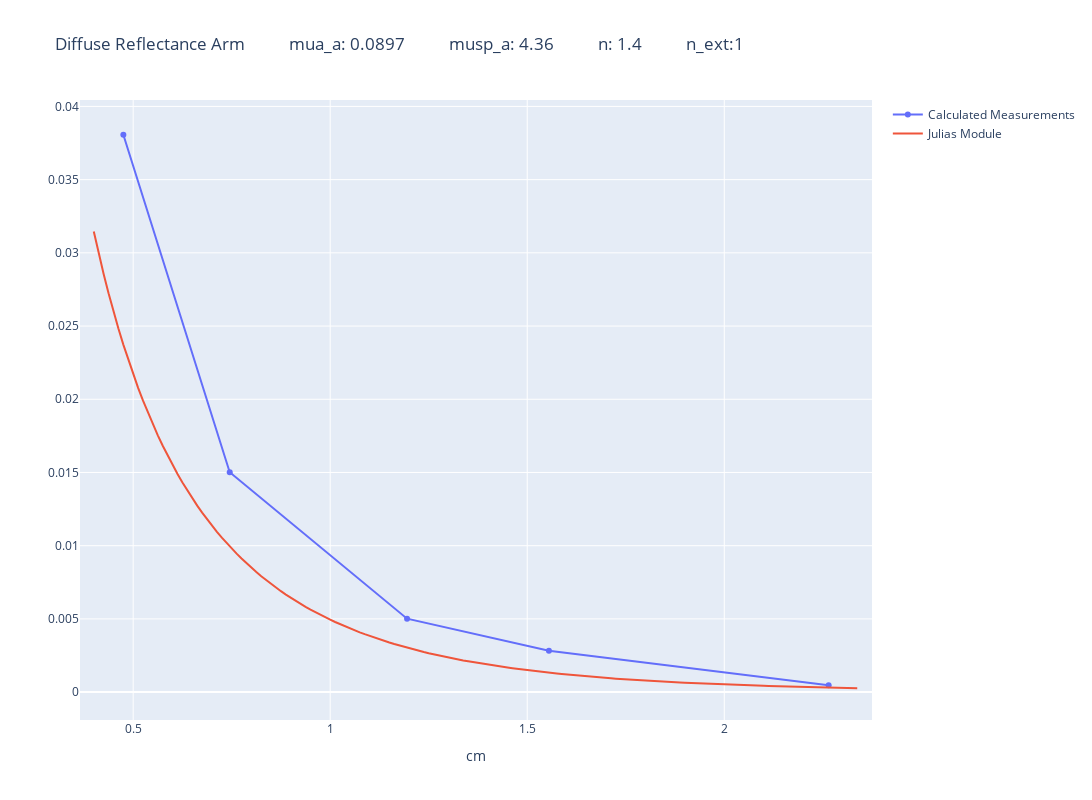

Notebook cell for this chart:
### Code cell
reflectance_h = go.Figure()
rho = np.arange(0.4,2.35,0.0125)

mua_a = 0.0897; musp_a = 4.36; n= 1.4; n_ext = 1;


result_a = model_ss(rho, mua_a, musp_a, n, n_ext)
result_a = np.abs(result_a)

reflectance_h.add_trace(go.Scatter(x = distance_, y = diff_r_measurements_a, name = 'Calculated Measurements',showlegend=True))
reflectance_h.add_trace(go.Scatter(x = rho, y = (result_a/(2*np.pi)), name = 'Julias Module',showlegend=True))

#reflectance_h.update_yaxes(type="log")

reflectance_h.update_layout(autosize=False,width=1500,height=800,title = "Diffuse Reflectance Arm           mua_a: "+str(mua_a)+"           musp_a: "+str(musp_a)+"           n: "+str(n)+"           n_ext:"+str(n_ext) , yaxis_title= '', xaxis_title = 'cm')

### Figure 1 — Plotly figure (JSON) as saved in the notebook; plotly's stock layout.template omitted (floating-point values rounded to 4 significant figures; data arrays with more than 128 entries replaced by an {"elided": "..."} marker saying what was removed)
{"data": [{"name": "Calculated Measurements", "showlegend": true, "type": "scatter", "x": [0.475, 0.745, 1.195, 1.555, 2.265], "y": [0.03807, 0.01502, 0.005016, 0.002825, 0.0004687, 0.000123]}, {"name": "Julias Module", "showlegend": true, "type": "scatter", "x": {"elided": "156 float values"}, "y": {"elided": "156 float values"}}], "layout": {"autosize": false, "height": 800, "title": {"text": "Diffuse Reflectance Arm           mua_a: 0.0897           musp_a: 4.36           n: 1.4           n_ext:1"}, "width": 1500, "xaxis": {"autorange": true, "range": [0.3686, 2.371], "title": {"text": "cm"}, "type": "linear"}, "yaxis": {"autorange": true, "range": [-0.001905, 0.04044], "title": {"text": ""}, "type": "linear"}}}
